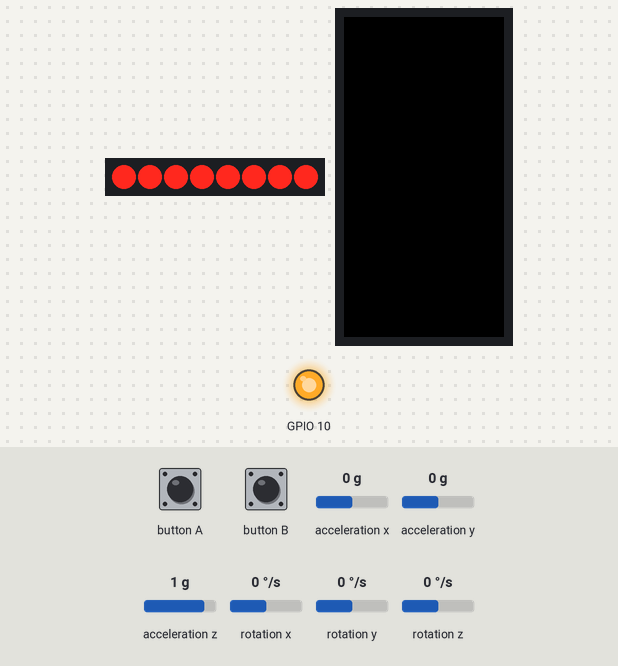
This sketch was run on a simulated ESP32. On the bench: 8 port-expander outputs drawn as a row of LEDs (first output left, lit = HIGH), 80×160 colour display, output pins drawn as LEDs (lit = HIGH). Wiring (inferred from the names in the program): PCF8574 port expander at I2C address 0x38. Wiring (inferred from the signals the program sends): row of LEDs: on Q0, Q1, Q2, Q3, Q4, Q5, Q6, Q7. The test bench sets the inputs (shaded band); at power-on: acceleration y 0 g, rotation x 0 °/s, acceleration x 0 g, acceleration z 1 g, rotation y 0 °/s, rotation z 0 °/s. What the sketch prints to the serial monitor is not drawn.

Above: at 1.3 s.
1.4 s: button A pressed for 0.15 s
At 2.1 s:
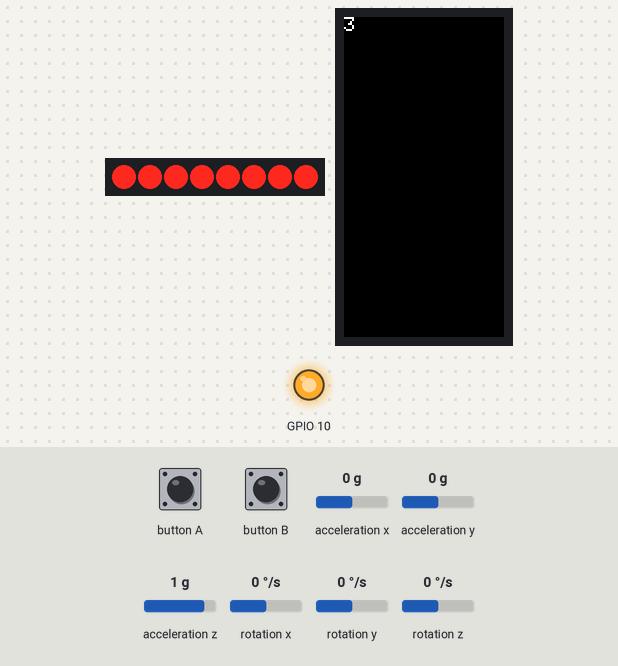
4.5 s: button A pressed for 1 s
At 7.3 s:
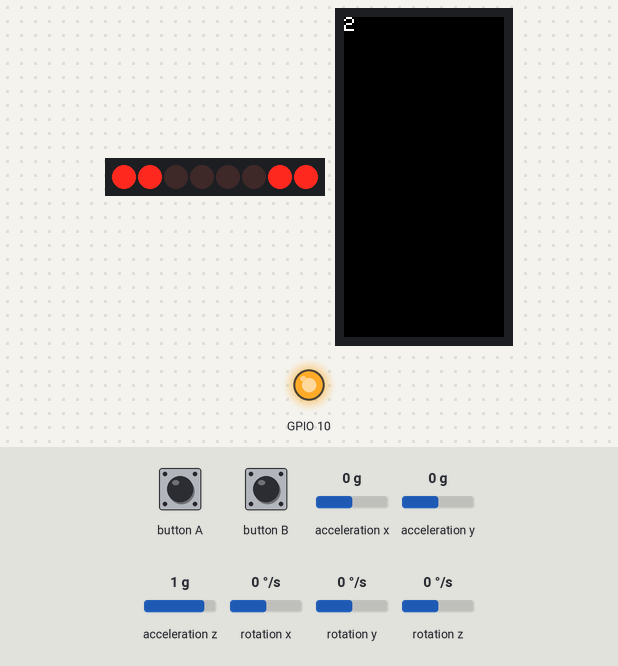
8.5 s: acceleration y set to 0.2 g
10.4 s: button A pressed for 0.15 s
At 12.1 s:
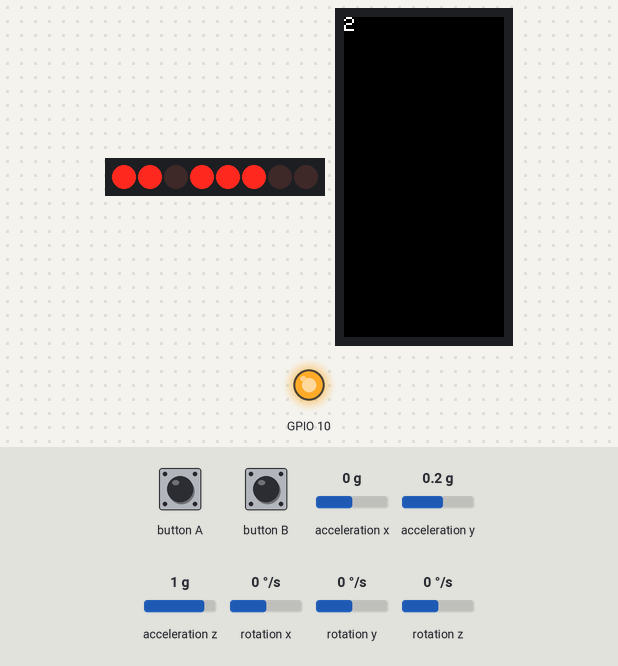
13.5 s: rotation x set to 2 °/s
Timing chart, 0 to 16.0 s (numbered marks = the images above; inputs shaded):
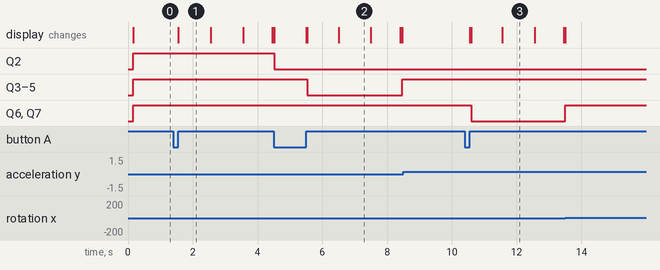

The sketch:

real_cartpole3.ino
```cpp
#include <M5StickC.h>

int q_table[36] = {0, 0, 0, 0, 1, 1, 0, 1, 0, 0, 1, 0, 1, 0, 0, 1, 1, 1, 0, 0, 1, 1, 1, 0, 1, 0, 1, 1, 1, 0, 1, 0, 1, 1, 1, 0};
                //{1, 0, 0, 0, 1, 0, 1, 0, 0, 0, 1, 0, 1, 0, 0, 1, 1, 1, 0, 0, 0, 1, 1, 1, 1, 0, 1, 1, 1, 0, 0, 1, 1, 1, 1, 1};
                //{1, 1, 0, 0, 0, 1, 0, 1, 0, 0, 0, 0, 0, 0, 0, 1, 1, 0, 1, 0, 0, 1, 1, 1, 0, 1, 1, 1, 0, 1, 0, 0, 1, 1, 1, 1};
                //{1, 0, 0, 0, 1, 0, 1, 0, 0, 0, 1, 0, 1, 0, 0, 1, 1, 1, 0, 0, 0, 1, 1, 1, 1, 0, 1, 1, 1, 0, 0, 1, 1, 1, 1, 1};
                //{0, 0, 0, 0, 0, 1, 0, 1, 0, 0, 1, 1, 1, 0, 0, 1, 0, 1, 0, 1, 0, 1, 0, 1, 1, 1, 1, 1, 0, 0, 1, 1, 0, 1, 0, 0};
                //{0, 0, 0, 0, 0, 1, 0, 1, 0, 0, 0, 0, 1, 0, 0, 1, 1, 1, 1, 0, 0, 1, 0, 0, 1, 1, 1, 1, 0, 1, 1, 1, 0, 1, 0, 1};
                //{0, 0, 0, 1, 1, 0, 1, 1, 1, 0, 0, 0, 0, 1, 0, 1, 0, 1, 0, 0, 0, 1, 1, 0, 0, 0, 1, 1, 0, 0, 0, 0, 1, 1, 0, 1};
int idx1, idx2, idx;

float roll, pitch, yaw;
float gyroX, gyroY, gyroZ;

float power = 0;
float dt, preTime;

bool started = false;

float target = -98.9;
float target2 = 0.0;
float now_r, now_g;
bool led = false;

float pole_angle, pole_vel;

void wheel(uint8_t val) {
    Wire.beginTransmission(0x38);
    Wire.write(-0x00);
    Wire.write(-val);
    Wire.endTransmission();
    Wire.beginTransmission(0x38);
    Wire.write(0x01);
    Wire.write(val);
    Wire.endTransmission();
}

void setup() {
  // put your setup code here, to run once:
    M5.begin();
    Wire.begin(0, 26);
    M5.Lcd.setRotation(2);
    M5.Lcd.fillScreen(BLACK);
    M5.Lcd.setTextSize(1);
    M5.Axp.ScreenBreath(8);
    M5.IMU.Init();
    wheel(0);
    pinMode(GPIO_NUM_10, OUTPUT);
    digitalWrite(GPIO_NUM_10, HIGH);

}

void loop() {
  // put your main code here, to run repeatedly:
    M5.update();
    if (M5.BtnB.wasReleased()) {
        // ボタンBを押すと再起動
        esp_restart();
    }

    if (M5.BtnA.wasReleased()) {
        // BtnAを押して3秒後にモーター駆動開始
        Serial.println("BtnA.wasReleased() == TRUE");

        M5.Lcd.setCursor(0, 0);
        M5.Lcd.print("3");
        delay(1000);
        M5.Lcd.setCursor(0, 0);
        M5.Lcd.print("2");
        delay(1000);
        M5.Lcd.setCursor(0, 0);
        M5.Lcd.print("1");
        // ボタンを押したら直立させて待ち残り1秒になったら現在の角度を基準に設定する
        float temp = 0.0;
        float temp2 = 0.0;
        for (int i = 0; i < 10; i++) {
            M5.IMU.getAhrsData(&pitch, &roll, &yaw);
            M5.IMU.getGyroData(&gyroX, &gyroY, &gyroZ);
            temp += roll;
            temp2 += gyroX;
            delay(10);
        }
        target = temp / 10.0;
        target2 = temp2 / 10.0;
        delay(800);
        M5.Lcd.setCursor(0, 0);
        M5.Lcd.print("0");
        preTime = micros();
        started = true;
    }
    M5.IMU.getAhrsData(&pitch, &roll, &yaw);
    M5.IMU.getGyroData(&gyroX, &gyroY, &gyroZ);

    //Serial.printf("%8.1f,%8.1f,%8.1f\n", roll, pitch, yaw);
    //Serial.printf("%6.2f,%6.2f,%6.2f\n", gyroX, gyroY, gyroZ);
    //drawScreen();
    delay(1);
    if (!started) {
        return;
    }
    now_r = target - roll;
    now_g = target2 - gyroX;
    dt = (micros() - preTime) / 1000000; // 処理時間を求める
    preTime = micros(); // 処理時間を記録

    //if (-1 < now_r && now_r < 1) {
        // +-1以内は制御しない
        //power = 0;
        //wheel(0);
        //return;
    //}
    //if (now_r < -28 || 28 < now_r) {
        // +-40度を超えたら倒れたとみなす
        //power = 0;
        //wheel(power);
        //return;
    //}
    pole_angle = now_r / 180 * PI;
    pole_vel = now_g / 180 * PI;
    Serial.printf("%6.2f,%6.2f\n", pole_angle, pole_vel);

    if (-0.5 <= pole_angle && pole_angle < -0.333) {
      idx1 = 0;
    }
    else if (-0.333 <= pole_angle && pole_angle < -0.166) {
      idx1 = 1;
    }
    else if (-0.166 <= pole_angle && pole_angle < 0.0 ) {
      idx1 = 2;
    }
    else if (0.0 <= pole_angle && pole_angle < 0.167) {
      idx1 = 3;
    }
    else if (0.167 <= pole_angle && pole_angle < 0.334) {
      idx1 = 4;
    }
    else if (0.334 <= pole_angle && pole_angle <= 0.5) {
      idx1 = 5;
    }


    if (pole_vel < -1.333) {
      idx2 = 0;
    }
    else if (-1.333 <= pole_vel && pole_vel < -0.666) {
      idx2 = 6;
    }
    else if (-0.666 <= pole_vel && pole_vel < 0.0) {
      idx2 = 12;
    }
    else if (0.0 <= pole_vel && pole_vel <= 0.666) {
      idx2 = 18;
    }
    else if (0.666 < pole_vel && pole_vel < 1.334) {
      idx2 = 24;
    }
    else if (1.334 <= pole_vel ) {
      idx2 = 30;
    }


    idx = idx2 + idx1;

    //Serial.printf("%d, %d, %d\n", idx1, idx2, idx);

    if (q_table[idx] == 0) {
      power = -60;
    }
    if (q_table[idx] == 1) {
      power = 60;
    }

   if (-0.5 > pole_angle) {
      power = -100;
    }
   if (0.5 < pole_angle) {
      power = 100;
    }


    // モーターの出力を決定する
    wheel(power);
}
```

Measured:
- after the input at 1.4 s, the display: changes after 0.15 s (image 1)
- after the input at 4.5 s, the display: first differs from a run without the input after 1.0 s (image 2 shows a later state)
- after the input at 10.4 s, Q6, Q7: HIGH → LOW after 0.20 s; the display: first changes after 0.15 s (image 3 shows a later state)
- what the display in image 2 shows lasts 1.0 s, from 6.5 s to 7.5 s
